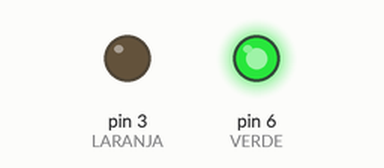
Simulated run of this sketch. Board: Arduino Uno, built with avr-gcc and run on an emulated ATmega328P. On the bench: output pins drawn as LEDs (lit = HIGH). Pins used as bus, display or sensor lines are not drawn.

Above: at 0.5 s.
At 1.5 s:
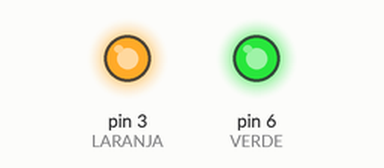
At 5.5 s:
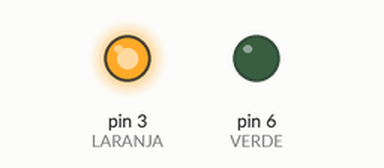
Timing chart, 0 to 6.9 s (numbered marks = the images above):
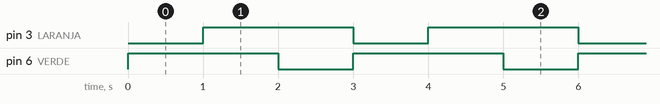

Measured:
- by itself, pin 3 (LARANJA), pin 6 (VERDE): alternates HIGH for 2.0 s and LOW for 1.0 s
- by itself, everything shown: repeats every 3.0 s, in 3 steps

The sketch:

learn1.ino
```cpp
/**
* Projeto 1 -> Desenvolvido na equipe de robótica da Católica de SC
*
* @team WickedBotz Católica de SC Joinville
*
* @author: Maria Clara Seixa Scheffel
*/

#define LARANJA 3
#define TEMPO   1000
#define AMARELO 5
#define VERDE   6
void setup()
{
  pinMode(LARANJA, OUTPUT);
  pinMode(AMARELO, OUTPUT);
  pinMode(VERDE, OUTPUT);
}

void loop()
{
  digitalWrite(LARANJA, HIGH);
  digitalWrite(AMARELO, HIGH);
  digitalWrite(VERDE, HIGH);
  // verde
  analogWrite(LARANJA,0);
  analogWrite(AMARELO,0);
  analogWrite (VERDE,255);
  delay(TEMPO);
  //amarelo
  analogWrite(LARANJA,255);
  analogWrite(AMARELO,0);
  analogWrite (VERDE,255);
  delay(TEMPO);
  //vermelho
  analogWrite(LARANJA,255);
  analogWrite(AMARELO,0);
  analogWrite (VERDE,0);
  delay(TEMPO);
}
```
